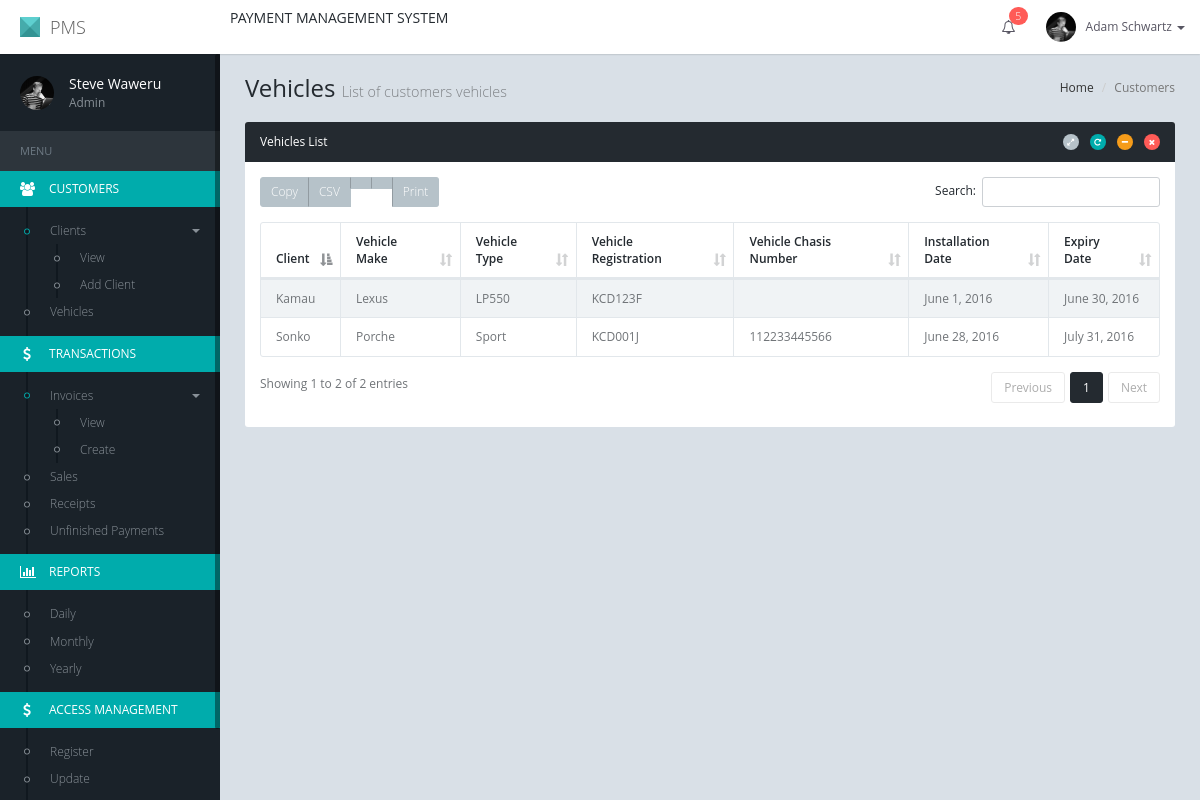
/vehicles/, run on the app's committed database.
### dashboard/models.py (models this page shows, shortened)
class Vehicle(models.Model):
    customer = models.ForeignKey(Customer)
    vehicle_make = models.CharField(max_length=20)
    vehicle_type = models.CharField(max_length=20, blank=True, null=True)
    vehicle_registration_number = models.CharField(max_length=20, blank=False, null=False, unique=True)
    vehicle_chasis_number = models.CharField(max_length=20, blank=True, null=True)
    installation_date = models.DateField()
    expiry_date = models.DateField()
    timestamp = models.DateTimeField(auto_now_add=True, auto_now=False)
    updated = models.DateTimeField(auto_now_add=False, auto_now=True)

class Customer(models.Model):
    name = models.CharField(max_length=20, blank=False, null=False)
    email = models.EmailField(blank=True, null=True, unique=True)
    phone_number = models.CharField(max_length=20, blank=True, null=True)
    account = models.OneToOneField(Account)
    timestamp = models.DateTimeField(auto_now_add=True, auto_now=False)
    updated = models.DateTimeField(auto_now_add=False, auto_now=True)

### dashboard/views.py (the view)
# urls.py: url(r'^customer/profile/(?P<client_id>[0-9]+)/vehicles/add/$', views.add_vehicle, name='add-vehicle'),
def vehicles(request):
    vehicles = Vehicle.objects.all()
    return render(request, 'dashboard/vehicles.html', {'vehicles': vehicles})

### dashboard/templates/dashboard/vehicles.html (shortened to what this page needs)
{% extends 'paymentsys/base.html' %}
{% load staticfiles %}
{% block style %}
    <link href="{% static 'plugins/DataTables/media/css/dataTables.bootstrap.min.css' %}" rel="stylesheet"/>
    <link href="{% static 'plugins/DataTables/extensions/Buttons/css/buttons.bootstrap.min.css' %}" rel="stylesheet"/>
    <link href="{% static 'plugins/DataTables/extensions/Responsive/css/responsive.bootstrap.min.css' %}"
          rel="stylesheet"/>
{% endblock %}
{% block content %}
    <div id="content" class="content">
        <ol class="breadcrumb pull-right">
            <li><a href="javascript:;">Home</a></li>
            <li class="active">Customers</li>
        </ol>
        <h1 class="page-header">Vehicles
            <small>List of customers vehicles</small>
        </h1>
        <div class="row">
            <div class="col-md-12">
                <div class="panel panel-inverse">
                    <div class="panel-heading">
                        <div class="panel-heading-btn">
                            <a href="javascript:;" class="btn btn-xs btn-icon btn-circle btn-default"
                               data-click="panel-expand"><i class="fa fa-expand"></i></a>
                            <a href="javascript:;" class="btn btn-xs btn-icon btn-circle btn-success"
                               data-click="panel-reload"><i class="fa fa-repeat"></i></a>
                            <a href="javascript:;" class="btn btn-xs btn-icon btn-circle btn-warning"
                               data-click="panel-collapse"><i class="fa fa-minus"></i></a>
                            <a href="javascript:;" class="btn btn-xs btn-icon btn-circle btn-danger"
                               data-click="panel-remove"><i class="fa fa-times"></i></a>
                        </div>
                        <h4 class="panel-title">Vehicles List</h4>
                    </div>
                    <div class="panel-body">
                        <table id="data-table" class="table table-striped table-bordered">
                            <thead>
                            <tr>
                                <th>Client</th>
                                <th>Vehicle Make</th>
                                <th>Vehicle Type</th>
                                <th>Vehicle Registration</th>
                                <th>Vehicle Chasis Number</th>
                                <th>Installation Date</th>
                                <th>Expiry Date</th>
                            </tr>
                            </thead>
                            <tbody>
                            {% for vehicle in vehicles %}
                                <tr class="odd gradeX">
                                    <td>{{ vehicle.customer.name }}</td>
                                    <td>{{ vehicle.vehicle_make }}</td>
                                    <td>{{ vehicle.vehicle_type }}</td>
                                    <td>{{ vehicle.vehicle_registration_number|upper }}</td>
                                    <td>{{ vehicle.vehicle_chasis_number }}</td>
                                    <td>{{ vehicle.installation_date }}</td>
                                    <td>{{ vehicle.expiry_date }}</td>
                                </tr>
                            {% endfor %}
                            </tbody>
                        </table>
                    </div>
                </div>
            </div>
        </div>
    </div>
{% endblock %}

### data on the page
Vehicle: customer.name "Kamau", vehicle_make "Lexus", vehicle_type "LP550", vehicle_registration_number "KCD123F", installation_date "June 1, 2016", expiry_date "June 30, 2016"
Vehicle: customer.name "Sonko", vehicle_make "Porche", vehicle_type "Sport", vehicle_registration_number "KCD001J", vehicle_chasis_number "112233445566", installation_date "June 28, 2016", expiry_date "July 31, 2016"
